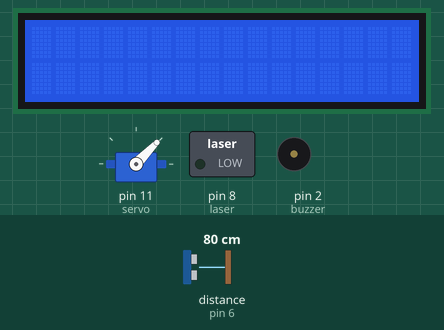
Bench run of a sketch on a simulated Arduino Uno, built with avr-gcc and run on an emulated ATmega328P. Shown: 16×2 character LCD, servo, switched loads named in the sketch (green lamp = pin HIGH), buzzer (waves = sounding). Wiring (inferred from the names in the program): ultrasonic range finder: trigger pin 5; echo pin 6. Dashed ring = blinking. Inputs (shaded band) come from the test bench; at power-on: distance to the obstacle (sensor on pin 6) 80 cm. The echo pulse lasts 58.3 µs per cm; pins used as bus, display or sensor lines are not drawn; what the sketch prints to the serial monitor is not drawn.

Above: at 1.2 s.
1.3 s: distance to the obstacle (sensor on pin 6) set to 23 cm
2.8 s: distance to the obstacle (sensor on pin 6) set to 18 cm
At 3.01 s:
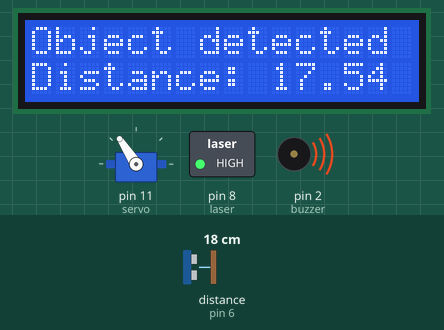
4.7 s: distance to the obstacle (sensor on pin 6) set to 120 cm
6.8 s: distance to the obstacle (sensor on pin 6) set to 2 cm
At 7.02 s:
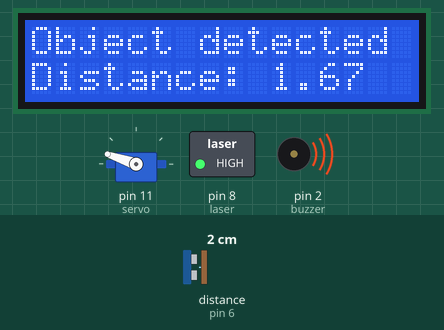
8.7 s: distance to the obstacle (sensor on pin 6) set to 35 cm
11.7 s: distance to the obstacle (sensor on pin 6) set to 4 cm
At 11.91 s:
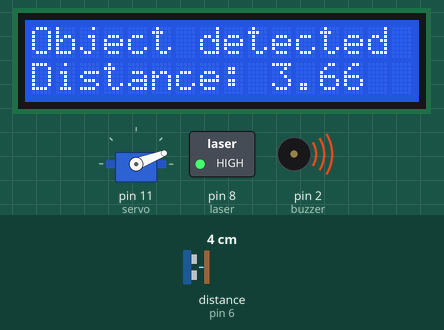
Timing chart, 0 to 14.6 s (numbered marks = the images above; inputs shaded):
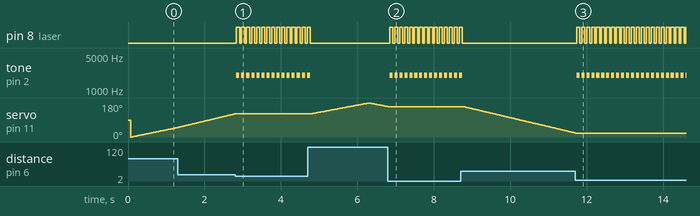

Measured:
- the behaviour switches between 21 and 20 cm on distance to the obstacle (sensor on pin 6) (found by bisection; images 0 and 1)
- after the input at 2.8 s, pin 8 (laser): alternates HIGH for 0.08 s and LOW for 0.05 s, starting at once; tone on pin 2 (buzzer): alternates 2000 Hz for 0.08 s and silent for 0.05 s, starting at once; servo on pin 11 (servo): goes on until 2.8 s, then stays 123°; the display: changes at once (image 1)
- after the input at 4.7 s, pin 8 (laser): goes on until 4.8 s, then stays LOW; tone on pin 2 (buzzer): goes on until 4.8 s, then stays silent; servo on pin 11 (servo): rises from 123° to 180° in 1.5 s, then falls to 161° in 0.51 s
- after the input at 6.8 s, pin 8 (laser): alternates HIGH for 0.08 s and LOW for 0.05 s, starting after 0.05 s; tone on pin 2 (buzzer): alternates 2000 Hz for 0.08 s and silent for 0.05 s, starting after 0.05 s
- after the input at 8.7 s, pin 8 (laser): goes on until 8.7 s, then stays LOW; tone on pin 2 (buzzer): goes on until 8.7 s, then stays silent; servo on pin 11 (servo): moves from 161° to 22° over 2.9 s, starting after 0.08 s
- after the input at 11.7 s, pin 8 (laser): alternates HIGH for 0.08 s and LOW for 0.05 s, starting at once; tone on pin 2 (buzzer): alternates 2000 Hz for 0.08 s and silent for 0.05 s, starting at once; servo on pin 11 (servo): goes on until 11.7 s, then stays 21°; the display: changes at once (image 3)

The sketch:

Servo_Radar.ino
```cpp
#include <Servo.h>
#include <LiquidCrystal_I2C.h>
#include <Wire.h>
LiquidCrystal_I2C lcd(0x27, 16, 2);
#define servo 11
#define trigPin 5
#define echoPin 6
#define laser 8
#define buzzer 2
#define x_axis A0
#define y_axis A1

Servo servoMotor;
const int deadzone = 20;
const int center = 512;
float angle = 0;

void setup() {
  Serial.begin(9600);
  lcd.init();
  lcd.backlight();
  lcd.setCursor(0, 0);
  servoMotor.attach(servo);
  pinMode(trigPin, OUTPUT);
  pinMode(echoPin, INPUT);
  pinMode(laser, OUTPUT);
  pinMode(buzzer, OUTPUT);
}

void loop() {
  long duration = 0;
  float distance = 0;

  for (angle = 0; angle <= 180; angle += 1) {
    Serial.println(angle);
    servoMotor.write(angle);              // Tell servo to go to position in variable 'angle'
    delay(15);                         // Wait 15ms for the servo to reach the position
    digitalWrite(trigPin, LOW);
    delayMicroseconds(2);
    digitalWrite(trigPin, HIGH);
    delayMicroseconds(10);
    digitalWrite(trigPin, LOW);

    duration = pulseIn(echoPin, HIGH);
    distance = duration * 0.034 / 2;
    Serial.println(distance);
    if (distance < 20) {
      Serial.println("Detected");
      lcd.clear();
      lcd.print("Object detected");
      lcd.setCursor(0, 1);
      lcd.print("Distance: ");
      lcd.print(distance);
      digitalWrite(laser, HIGH);
      tone(buzzer, 2000);
      delay(80); // Play for a very brief 80 milliseconds

      // Turn the buzzer off
      noTone(buzzer);
      angle--;
    }
    lcd.clear();
    digitalWrite(laser, LOW);
  }

  // Sweep from 180 back to 0 degrees
  for (angle = 180; angle >= 0; angle -= 1) {
    servoMotor.write(angle);              // Tell servo to go to position in variable 'angle'
    delay(15);                         // Wait 15ms for the servo to reach the position
    digitalWrite(trigPin, LOW);
    delayMicroseconds(2);
    digitalWrite(trigPin, HIGH);
    delayMicroseconds(10);
    digitalWrite(trigPin, LOW);

    duration = pulseIn(echoPin, HIGH);
    distance = duration * 0.034 / 2;
    Serial.println(distance);
    if (distance < 20) {
      Serial.println("Detected");
      lcd.clear();
      lcd.print("Object detected");
      lcd.setCursor(0, 1);
      lcd.print("Distance: ");
      lcd.print(distance);
      digitalWrite(laser, HIGH);
      tone(buzzer, 2000);
      delay(80); // Play for a very brief 80 milliseconds

      // Turn the buzzer off
      noTone(buzzer);
      angle++;
    }
    lcd.clear();
    digitalWrite(laser, LOW);
  }


}
```
